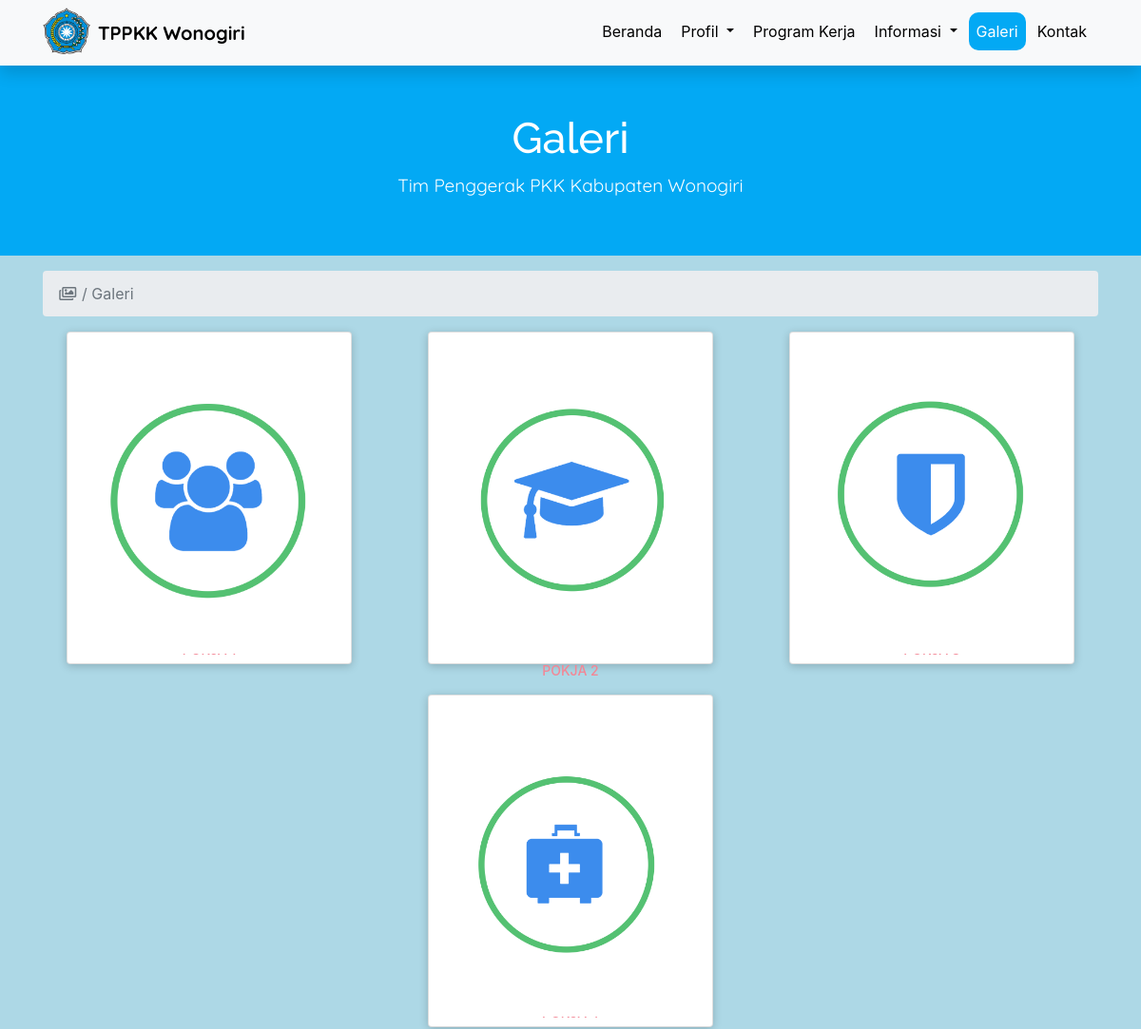
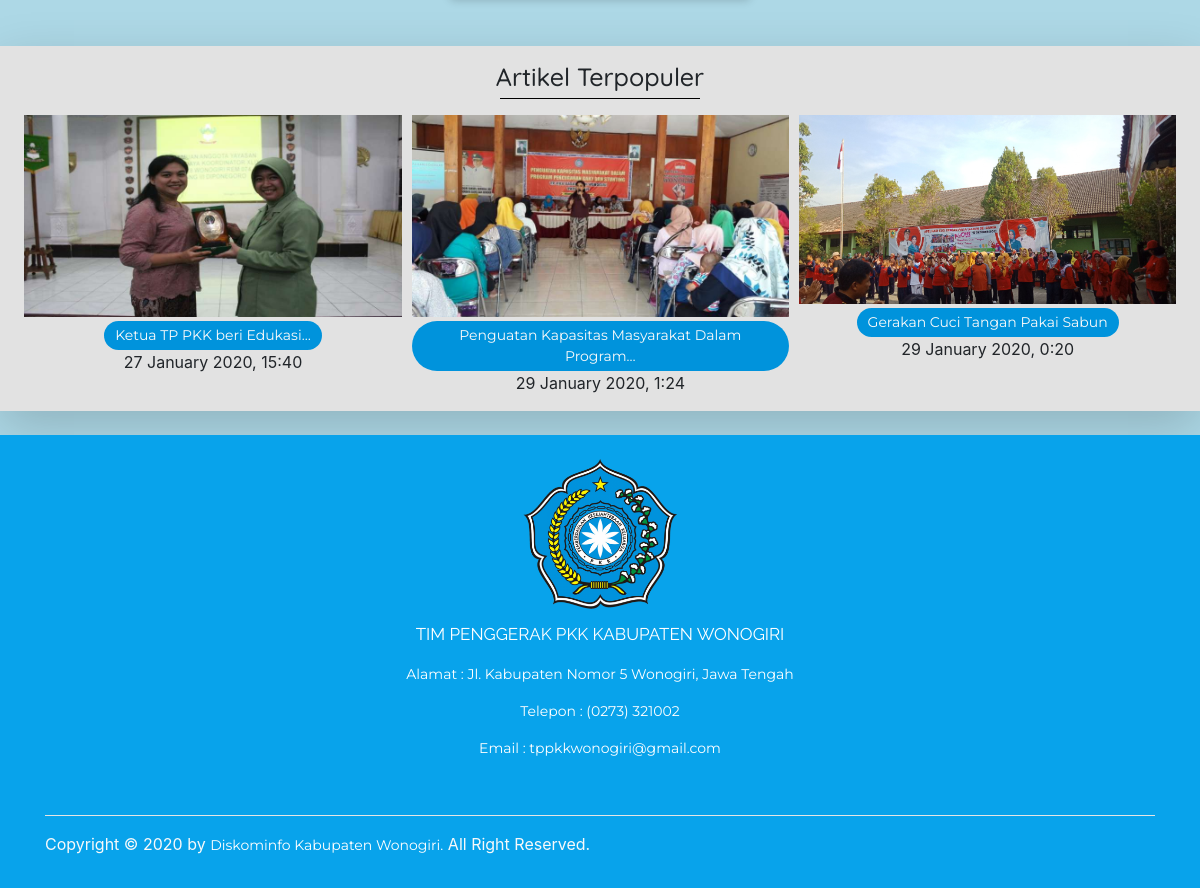
Page /index.php/galeri on the committed database (2 pictures, top to bottom).
### tables this page shows
CREATE TABLE `pokja` (
  `id_pokja` int(11) NOT NULL,
  `nama_pokja` varchar(60) NOT NULL,
  `logo` varchar(256) NOT NULL
);

CREATE TABLE `artikel` (
  `id_artikel` int(11) UNSIGNED NOT NULL,
  `id_penulis` int(11) NOT NULL,
  `judul` varchar(255) NOT NULL,
  `isi_artikel` text NOT NULL,
  `gambar` varchar(255) NOT NULL,
  `tanggal` int(11) NOT NULL,
  `views` int(11) NOT NULL
);

### application/controllers/Galeri.php (called while the page is built, shortened)
<?php
class Galeri extends CI_Controller
{
    public function index()
    {
        $data['title'] = 'TPPKK Wonogiri';
        $data['popular'] = $this->Artikel_model->getArtikelPopular();
        $data['pokja'] = $this->Galeri_model->getPokja();
        $this->load->view('templates/header', $data);
        $this->load->view('pkk/galeri');
        $this->load->view('templates/footer', $data);
    }
}

### index.php (called while the page is built, shortened)
<?php
require_once BASEPATH.'core/CodeIgniter.php';

### application/models/Galeri_model.php (called while the page is built, shortened)
<?php
class Galeri_model extends CI_model
{
    public function getPokja()
    {
        return $this->db->get('pokja')->result();
    }
}

### application/models/Artikel_model.php (called while the page is built, shortened)
<?php
class Artikel_model extends CI_model
{
    public function getArtikelPopular()
    {
        $this->db->select('artikel.*, akun.name as penulis');
        $this->db->from('artikel');
        $this->db->join('akun', 'artikel.id_penulis = akun.id_user');
        $this->db->order_by('artikel.views', 'DESC');
        $this->db->limit(5);
        return $this->db->get()->result();
    }
}

### application/views/pkk/galeri.php (the view, shortened to what this page needs)
<div id="header" class="mx-auto my-auto">
    <div class="fadeInDown">
        <h1>Galeri</h1>
        <p>Tim Penggerak PKK Kabupaten Wonogiri</p>
    </div>
</div>
<div class=" container mt-3">
    <nav aria-label="breadcrumb">
        <ol class="breadcrumb">
            <li class="breadcrumb-item active" aria-current="page"><i class="far fa-fw fa-images"></i><?= ' / Galeri'; ?></li>
        </ol>
    </nav>
    <div class="row justify-content-center">
        <?php $i = 1;
        foreach ($pokja as $p) : ?>
            <div class="col-lg-4 col-md-6 mb-3 fadeInUp">
                <div class="card mb-3">
                    <div class="imgBx">
                        <a href="<?= base_url('galeri/kegiatan/' . $p->id_pokja) ?>">
                            <img src="<?= base_url('assets/img/admin/pokja/' . $p->logo); ?>" alt="images">
                        </a>
                    </div>
                    <div class="details">
                        <h2><?= $p->nama_pokja ?><br><span>Pokja <?= $i++; ?></span></h2>
                    </div>
                </div>
            </div>
        <?php endforeach ?>
    </div>
</div>
<div class="color shadow-lg mb-4 pt-3 mt-3">
    <div class="row">
        <div class="col-lg-12 text-center">
            <h6 style="font-family: 'Quicksand', cursive; font-size:25px; margin-bottom:-10px">Artikel Terpopuler</h6>
            <hr color="black" width="200px">
        </div>
    </div>
    <div class="ml-4 mr-4">
        <div class="owl-carousel owl-theme">
            <?php foreach ($popular as $row) : ?>
                <div class="item">
                    <img src="<?= base_url('assets/img/admin/artikel/' . $row->gambar); ?>" style="max-width: 450px; max-height:230px">
                    <div class="text-center pt-1">
                        <a href="<?= base_url('artikel/readArtikel/' . $row->id_artikel) ?>" class="btn btn-sm" style="font-family: 'Montserrat', sans-serif;"><?= word_limiter($row->judul, 5); ?></a>
                        <p><?= date('d F Y, G:i', $row->tanggal); ?></p>
                    </div>
                </div>
            <?php endforeach; ?>
        </div>
    </div>
</div>

### application/views/templates/header.php (shortened to what this page needs)
<!DOCTYPE html>
<html lang="en">
<head>
    <link rel="stylesheet" href="<?= base_url(); ?>assets/css/bootstrap.min.css">
    <link rel="stylesheet" href="<?= base_url('assets/owlcarousel/dist/assets/owl.carousel.min.css'); ?>">
    <link rel="stylesheet" href="<?= base_url('assets/owlcarousel/dist/assets/owl.theme.default.min.css'); ?>">
    <link href="<?= base_url(); ?>assets/fontawesome/css/all.css" rel="stylesheet">
    <link rel="stylesheet" href="<?= base_url(); ?>assets/css/mystyle.css">
    <link rel="stylesheet" href="<?= base_url(); ?>assets/css/my.scss">
    <link rel="stylesheet" type="text/css" href="<?php echo base_url('assets/datatables/lib/css/dataTables.bootstrap4.min.css') ?>" />
</head>
<body>
    <nav class="navbar sticky-top bg-light navbar-expand-lg navbar-light shadow">
        <div class="container">
            <img src="<?= base_url('assets/img/logo/logopkk.png') ?>" alt="" class="mb-1" style="width: 50px">
            <a class="navbar-brand ml-2" href="<?= base_url('beranda/index') ?>" style="font-family: 'Quicksand', sans-serif;">TPPKK Wonogiri</a>
            <div class="collapse navbar-collapse" id="navbarNavDropdown">
                <ul class="navbar-nav ml-auto">
                    <li class="nav-item ">
                        <a class="nav-link mr-1 pl-2 mb-1 <?= $this->uri->segment(1) == 'beranda' || $this->uri->segment(1) == '' ? 'active' : '' ?>" href="<?= base_url('beranda'); ?>">Beranda <span class="sr-only">(current)</span></a>
                    </li>
                    <li class="nav-item dropdown mr-1 ">
                        <a class="nav-link dropdown-toggle pl-2 mb-1 <?= $this->uri->segment(1) == 'profil' ? 'active' : '' ?>" href="<?= base_url('profil'); ?>" id="navbarDropdown" role="button" data-toggle="dropdown" aria-haspopup="true" aria-expanded="false">
                            Profil
                        </a>
                    </li>
                    <li class="nav-item mr-1">
                        <a class="nav-link pl-2 mb-1 <?= $this->uri->segment(1) == 'proker' ? 'active' : '' ?>" href="<?= base_url('proker'); ?>">Program Kerja</a>
                    </li>
                    <li class="nav-item dropdown mr-1">
                        <a class="nav-link dropdown-toggle pl-2 mb-1 <?= $this->uri->segment(1) == 'artikel' | $this->uri->segment(1) == 'materi' ? 'active' : '' ?>" href="<?= base_url('artikel'); ?>" id="navbarDropdown" role="button" data-toggle="dropdown" aria-haspopup="true" aria-expanded="false">
                            Informasi
                        </a>
                    </li>
                    <li class="nav-item mr-1">
                        <a class="nav-link pl-2 mb-1 <?= $this->uri->segment(1) == 'galeri' ? 'active' : '' ?>" href="<?= base_url('galeri'); ?>">Galeri</a>
                    </li>
                    <li class="nav-item mr-1">
                        <a class="nav-link pl-2 mb-1 <?= $this->uri->segment(1) == 'kontak' ? 'active' : '' ?>" href="<?= base_url('kontak'); ?>">Kontak</a>
                    </li>
            </div>
        </div>
    </nav>

### application/views/templates/footer.php (shortened to what this page needs)
<footer class="bd-footer text-light">
    <div class="container">
        <div class="row pt-4">
            <div class="col-lg-12" id="footer">
                <img src="<?= base_url('assets/img/logo/logopkk.png') ?>" style="width:auto; height: 150px; position:center; display:block; margin-left:auto; margin-right:auto; margin-bottom:5px;">
                <div class="wow fadeInDown" data-wow-delay=".5s" data-wow-duration="500ms">
                    <p class="pt-2 bold">Tim Penggerak PKK Kabupaten Wonogiri</p>
                    <p>Alamat : Jl. Kabupaten Nomor 5 Wonogiri, Jawa Tengah</p>
                    <p>Telepon : (0273) 321002</p>
                    <p>Email : tppkkwonogiri@gmail.com</p>
                </div>
                <br>
            </div>
        </div>
    </div>
    <div class="container">
        <div class="footer-copyright text-left text-light pb-3">
            <hr width="100%" color="white">
            <p>
                Copyright © <?php echo date('Y'); ?> by <a href="https://diskominfo.wonogirikab.go.id/" target="_blank">Diskominfo Kabupaten Wonogiri.</a> <span> All Right Reserved.</span>
            </p>
        </div>
    </div>
</footer>
</body>
</html>

### assets/css/mystyle.css (style rules this page uses)
#header { background-color: #03A9F4; color: #fff; padding-top: 50px; height: 200px; background-position: center; background-repeat: no-repeat; position: relative; object-fit: cover; display: block; }
#header h1 { font-family: 'Raleway', sans-serif; text-align: center; font-size: 45px; }
#header p { font-family: 'Quicksand', sans-serif; text-align: center; font-size: 19px; }
.container .navbar-nav .nav-link { color: rgb(0, 0, 0); }
body .navbar .container .navbar-brand { color: rgb(0, 0, 0); font-family: 'Open sans', sans-serif; font-weight: bold; }
.navbar-light .navbar-nav .nav-item > .nav-link.active { background-color: #03A9F4; color: rgb(255, 255, 255); border-radius: 10px; border: 1.5px; }
body .bd-footer { background-color: rgb(8, 163, 235); }
body .bd-footer .footer-copyright a { color: #fff; font-size: 14px; font-family: 'Montserrat', sans-serif; }
#footer .bold { text-align: center; font-size: 17px; text-transform: uppercase; font-family: 'Raleway', sans-serif; }
#footer p { text-align: center; font-size: 14px; font-family: 'Montserrat', sans-serif; color: #fff; }
.fadeInDown { visibility: visible; animation-duration: 1500ms; animation-name: fadeInDown; }
.fadeInUp { visibility: visible; animation-duration: 1500ms; animation-name: fadeInUp; }
body .color { background-color: rgb(226, 226, 226); }
.item .text-center a { color: #fafafa; background-color: #0093DC; border-radius: 30px; padding-left: 10px; padding-right: 10px; padding-top: 3px; padding-bottom: 3px; transition-duration: 300ms; }

### application/views/pkk/galeri.php (style rules this page uses)
body { background-color: lightblue; }
.card { position: relative; width: 300px; height: 350px; background: #fff; margin: 0 auto; border-radius: 4px; box-shadow: 0 2px 10px rgba(0, 0, 0, .2); }
.card:before, .card:after { content: ""; position: absolute; top: 0; left: 0; width: 100%; height: 100%; border-radius: 4px; background: #fff; transition: 0.5s; z-index: -1; }
.card .imgBx { position: absolute; top: 10px; left: 10px; bottom: 10px; right: 10px; background: #222; transition: 0.5s; z-index: 1; }
.card .imgBx img { position: absolute; top: 0; left: 0; width: 100%; height: 100%; object-fit: cover; }
.card .details { position: absolute; left: 10px; right: 10px; bottom: 10px; height: 60px; text-align: center; }
.card .details h2 { margin: 0; padding: 0; font-weight: 600; font-size: 18px; color: #777; text-transform: uppercase; }
.card .details h2 span { font-weight: 500; font-size: 14px; color: #f38695; display: block; margin-top: 5px; }

### rows in the picture
pokja: logo (picture)
pokja: logo (picture)
pokja: logo (picture)
pokja: logo (picture)
artikel: gambar (picture), judul "Gerakan Cuci Tangan Pakai Sabun", tanggal "29 January 2020, 0:20"
artikel: gambar (picture), judul "Ketua TP PKK beri Edukasi…", tanggal "27 January 2020, 15:40"
artikel: gambar (picture), judul "Penguatan Kapasitas Masyarakat Dalam Program…", tanggal "29 January 2020, 1:24"
